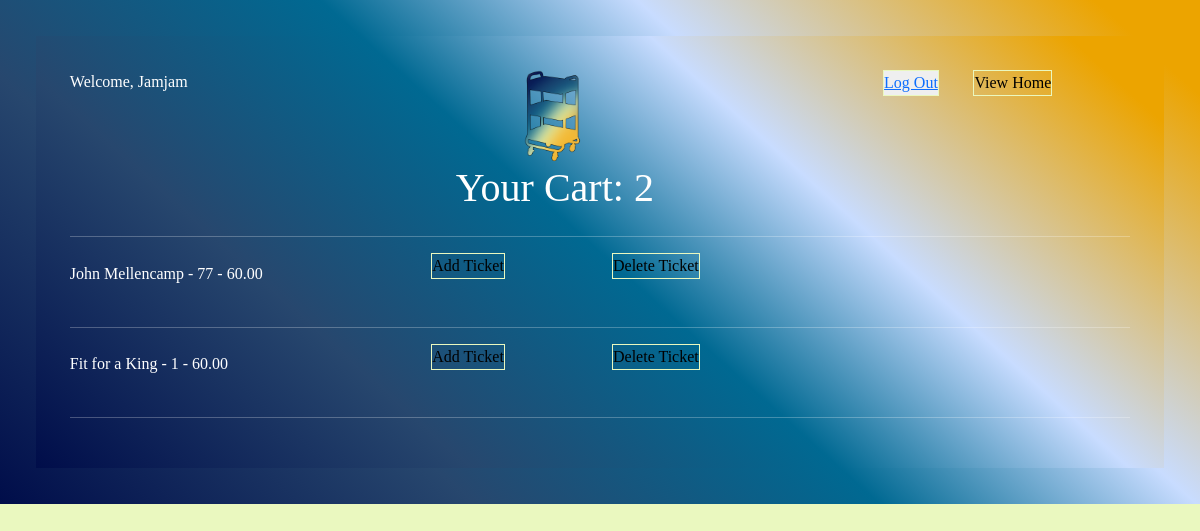
Page /cart.html (signed in) on the earlier database version.
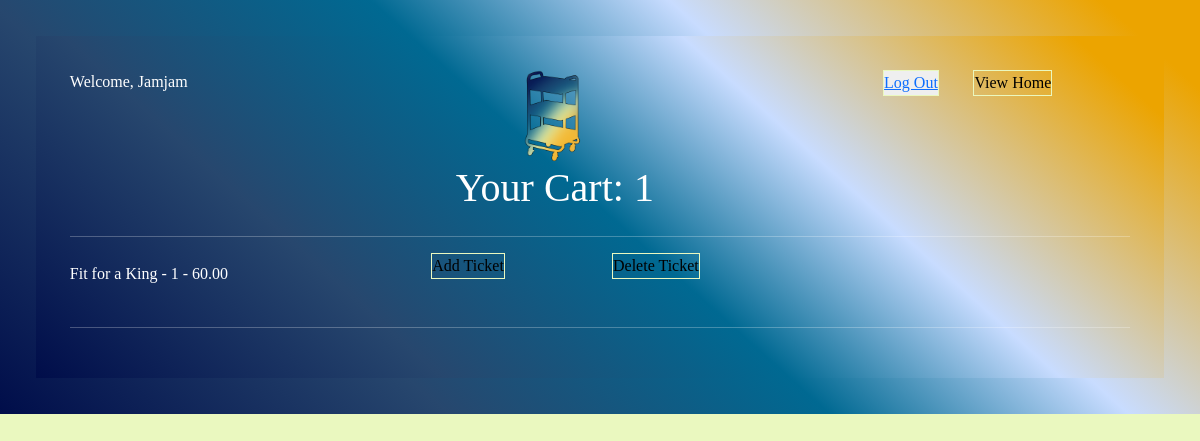
Same page on the later database version.
### ticketlive/models.py (models this page shows, shortened)
class Ticket(models.Model):
    user = models.ForeignKey(User, on_delete=models.CASCADE, blank=True, null=True)  # maps ticket information to user
    name = models.CharField(max_length=150, blank=True, null=True)
    quantity = models.IntegerField(blank=True, null=True)
    price = models.DecimalField(max_digits=9, decimal_places=2, blank=True, null=True)
    address = models.CharField(max_length=150, blank=True, null=True)
    time = models.CharField(max_length=150, blank=True, null=True)
    image = models.CharField(max_length=150, blank=True, null=True)

### ticketlive/views.py (the view)
# urls.py: path('cart.html', views.cart_view, name='cart_view'),
def cart_view(request):
    tickets = Ticket.objects.filter(user=request.user)
    context = {'tickets': tickets, 'username': request.user.username}
    return render(request, 'cart.html', context)

### templates/cart.html (shortened to what this page needs)
{% load static %}
<!DOCTYPE html>
<html lang="en">
<head>
    <link href="https://cdn.jsdelivr.net/npm/bootstrap@5.3.2/dist/css/bootstrap.min.css" rel="stylesheet"
>
    <link rel="stylesheet" href="{% static 'css/h4style.css' %}">
</head>
<body>
<div class="container-fluid" id="heading">
    {% if user.is_authenticated %}
        <div class="container" id="heading">
            <div class="row">
                <div class="col-2">
                    <p>Welcome, {{ username }}</p>
                </div>
                <div class="col-7 text-center">
                    <img src="{% static 'images/cart.png' %}" alt="cart" class="log-in-img">
                    <h1>Your Cart: {{ tickets|length }}</h1>
                </div>
                <div class="col-1 text-right">
                    <button class="log-in" type="submit" value="logout">
                        <a href="{% url 'logout' %}">Log Out</a>
                    </button>
                </div>
                <div class="col-2">
                    <a href="{% url 'index' %}" class="btn log-in">View Home</a>
                </div>
            </div>
            <hr>
            <div>
                {% for ticket in tickets %}
                    <div class="row align-items-center">
                        <div class="col-4">
                            <p>{{ ticket.name }} - {{ ticket.quantity }} - {{ ticket.price }}</p>
                        </div>
                        <div class="col-2">
                            <form action="{% url 'update_cart' ticket.id %}" method="POST" >
                                <button type="submit" name="action" value="remove" class="btn log-in">Add Ticket</button>
                            </form>
                        </div>
                        <div class="col-2">
                            <form action="{% url 'delete_cart' ticket.id %}" method="POST">
                                <button type="submit" name="action" value="delete_all" class="btn log-in">Delete Ticket</button>
                            </form>
                        </div>
                    </div>
                    <hr>
                {% endfor %}
            </div>
        </div>
</div>
    {% else %}
        <button type="button" class="btn col-4 log-in">
            <a href="{% url 'login' %}">
                <img src="{% static 'images/Login.png' %}" id="logo" alt="logoImg" class="log-in-img" name="login"> Login In
            </a>
        </button>
    {% endif %}
</body>
</html>

### static/css/h4style.css (style rules this page uses)
body { background: #EAF8BF; font-family: Verdana; margin: 0; padding: 0; overflow-x: hidden; min-height: 100vh; display: flex; flex-direction: column; }
#heading { background: rgb(0, 13, 74); background: linear-gradient(42deg, rgba(0, 13, 74, 1) 0%, rgba(39, 71, 110, 1) 27%, rgba(0, 105, 146, 1) 50%, rgba(200, 220, 255, 1) 68%, rgba(236, 164, 0, 1) 94%); color: white; padding: 3%; }
.log-in-img { width: 10%; padding: 0; display: block; margin-left: auto; margin-right: auto; }
.log-in { color: black; padding: 0; margin-bottom: 20%; border: 1px solid #EAF8BF; border-radius: 0; }

Differences in the rows shown:
removed Ticket: name "John Mellencamp", quantity "77", price "60.00"
Other differences:
{{ tickets|length }}: "2" → "1"
